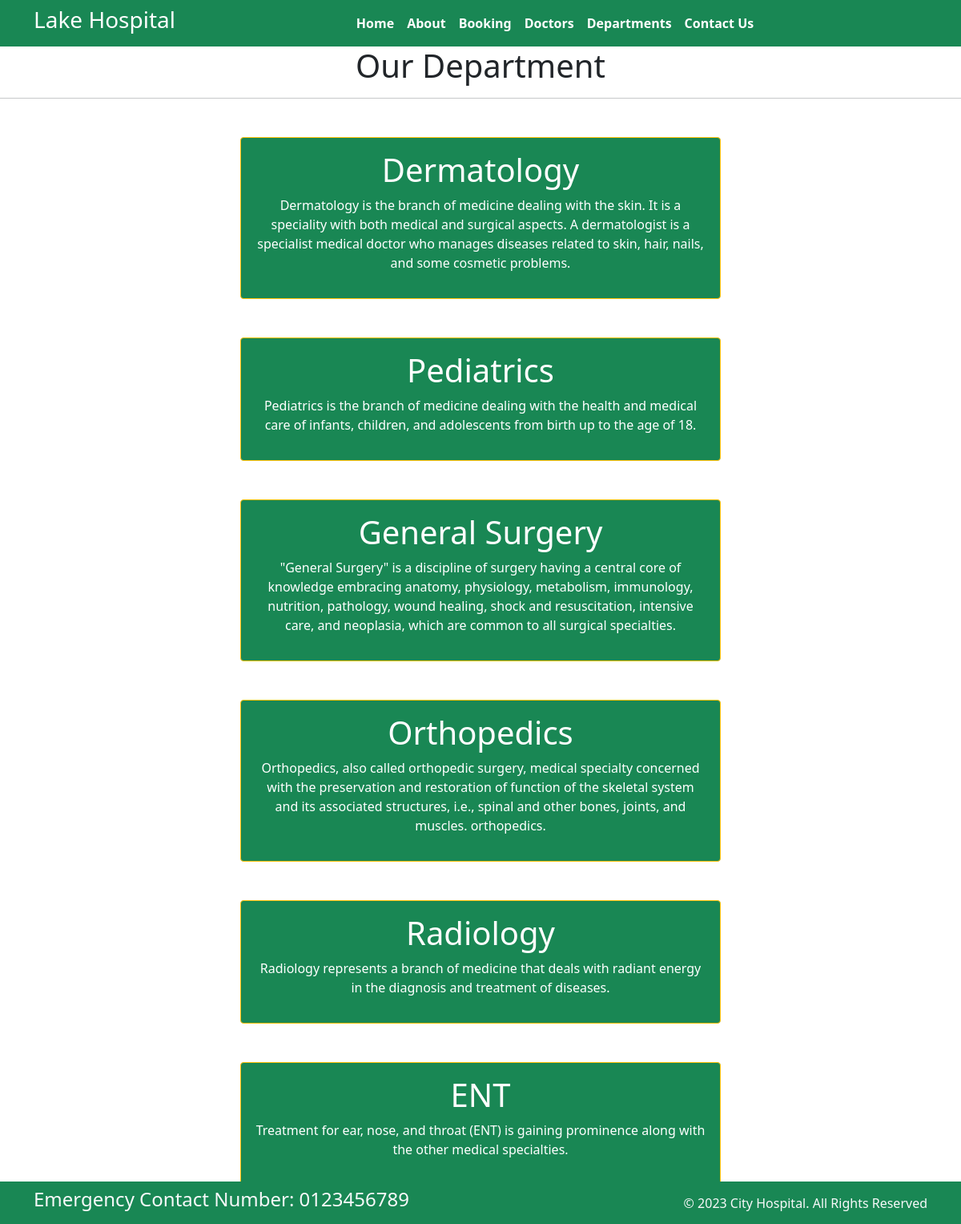
Page /department/ on the committed database.
### home/models.py (models this page shows, shortened)
class Departments(models.Model):
    dep_name = models.CharField(max_length=100)
    dep_description = models.TextField()

### home/views.py (the view)
# urls.py: path('department/', views.department, name='department'),
def department(request):
    dict_dept={
        'dept': Departments.objects.all()
    }
    return render(request, 'department.html', dict_dept)

### templates/department.html (shortened to what this page needs)
{%extends 'base.html'%}
{% block content%}
<h1 class="text-center"> Our Department </h1>
<hr>
{%for d in dept%}
<div class ="mx-auto w-50 bg-success text-center text-white p-3 my-5 border border-warning rounded">
 <h1>{{d.dep_name}}</h1>
 <p>{{d.dep_description}}</p>
</div>
{% endfor %}
{% endblock %}

### rows in the picture
Departments: dep_name "Dermatology", dep_description "Dermatology is the branch of medicine dealing with the skin. It is a speciality with both medical and surgical aspects. A dermatologist is a specialist medical doctor who manages diseases related to skin, hair, nails, and some cosmetic problems."
Departments: dep_name "Pediatrics", dep_description "Pediatrics is the branch of medicine dealing with the health and medical care of infants, children, and adolescents from birth up to the age of 18."
Departments: dep_name "General Surgery", dep_description "\"General Surgery\" is a discipline of surgery having a central core of knowledge embracing anatomy, physiology, metabolism, immunology, nutrition, pathology, wound healing, shock and resuscitation, intensive care, and neoplasia, which are common to all surgical specialties."
Departments: dep_name "Orthopedics", dep_description "Orthopedics, also called orthopedic surgery, medical specialty concerned with the preservation and restoration of function of the skeletal system and its associated structures, i.e., spinal and other bones, joints, and muscles. orthopedics."
Departments: dep_name "Radiology", dep_description "Radiology represents a branch of medicine that deals with radiant energy in the diagnosis and treatment of diseases."
Departments: dep_name "ENT", dep_description "Treatment for ear, nose, and throat (ENT) is gaining prominence along with the other medical specialties."
